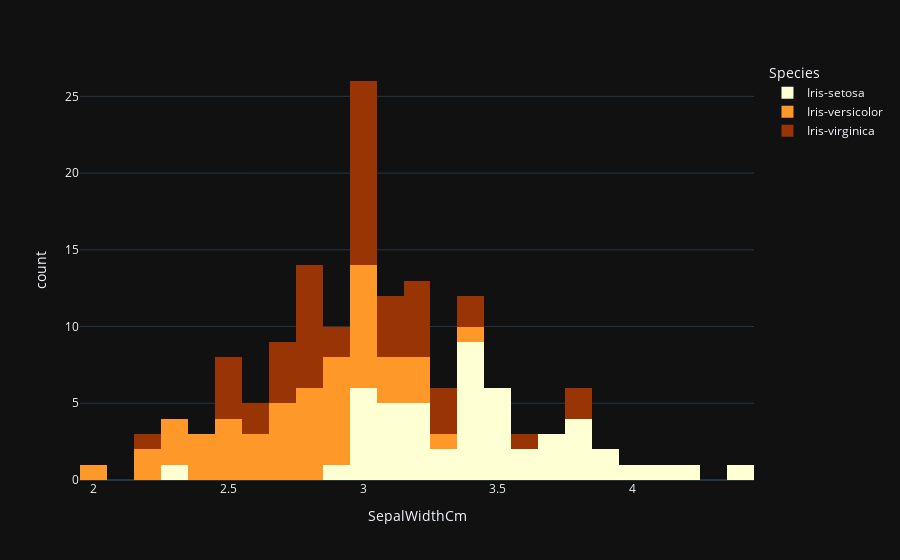

Here is the notebook cell this chart was saved with:
### Code cell
fig = px.histogram(data_frame=iris, x='SepalWidthCm',color='Species',color_discrete_sequence=['#ffffd4 ','#fe9929 ','#993404 '], template='plotly_dark',nbins=30)
fig.show()

### Figure 1 — Plotly figure (JSON) as saved in the notebook; plotly's stock layout.template omitted (floating-point values rounded to 4 significant figures)
{"data": [{"alignmentgroup": "True", "bingroup": "x", "hovertemplate": "Species=Iris-setosa<br>SepalWidthCm=%{x}<br>count=%{y}<extra></extra>", "legendgroup": "Iris-setosa", "marker": {"color": "#ffffd4 ", "pattern": {"shape": ""}}, "name": "Iris-setosa", "nbinsx": 30, "offsetgroup": "Iris-setosa", "orientation": "v", "showlegend": true, "type": "histogram", "x": [3.5, 3, 3.2, 3.1, 3.6, 3.9, 3.4, 3.4, 2.9, 3.1, 3.7, 3.4, 3, 3, 4, 4.4, 3.9, 3.5, 3.8, 3.8, 3.4, 3.7, 3.6, 3.3, 3.4, 3, 3.4, 3.5, 3.4, 3.2, 3.1, 3.4, 4.1, 4.2, 3.1, 3.2, 3.5, 3.1, 3, 3.4, 3.5, 2.3, 3.2, 3.5, 3.8, 3, 3.8, 3.2, 3.7, 3.3], "xaxis": "x", "yaxis": "y"}, {"alignmentgroup": "True", "bingroup": "x", "hovertemplate": "Species=Iris-versicolor<br>SepalWidthCm=%{x}<br>count=%{y}<extra></extra>", "legendgroup": "Iris-versicolor", "marker": {"color": "#fe9929 ", "pattern": {"shape": ""}}, "name": "Iris-versicolor", "nbinsx": 30, "offsetgroup": "Iris-versicolor", "orientation": "v", "showlegend": true, "type": "histogram", "x": [3.2, 3.2, 3.1, 2.3, 2.8, 2.8, 3.3, 2.4, 2.9, 2.7, 2, 3, 2.2, 2.9, 2.9, 3.1, 3, 2.7, 2.2, 2.5, 3.2, 2.8, 2.5, 2.8, 2.9, 3, 2.8, 3, 2.9, 2.6, 2.4, 2.4, 2.7, 2.7, 3, 3.4, 3.1, 2.3, 3, 2.5, 2.6, 3, 2.6, 2.3, 2.7, 3, 2.9, 2.9, 2.5, 2.8], "xaxis": "x", "yaxis": "y"}, {"alignmentgroup": "True", "bingroup": "x", "hovertemplate": "Species=Iris-virginica<br>SepalWidthCm=%{x}<br>count=%{y}<extra></extra>", "legendgroup": "Iris-virginica", "marker": {"color": "#993404 ", "pattern": {"shape": ""}}, "name": "Iris-virginica", "nbinsx": 30, "offsetgroup": "Iris-virginica", "orientation": "v", "showlegend": true, "type": "histogram", "x": [3.3, 2.7, 3, 2.9, 3, 3, 2.5, 2.9, 2.5, 3.6, 3.2, 2.7, 3, 2.5, 2.8, 3.2, 3, 3.8, 2.6, 2.2, 3.2, 2.8, 2.8, 2.7, 3.3, 3.2, 2.8, 3, 2.8, 3, 2.8, 3.8, 2.8, 2.8, 2.6, 3, 3.4, 3.1, 3, 3.1, 3.1, 3.1, 2.7, 3.2, 3.3, 3, 2.5, 3, 3.4, 3], "xaxis": "x", "yaxis": "y"}], "layout": {"barmode": "relative", "legend": {"title": {"text": "Species"}, "tracegroupgap": 0}, "margin": {"t": 60}, "xaxis": {"anchor": "y", "domain": [0, 1], "title": {"text": "SepalWidthCm"}}, "yaxis": {"anchor": "x", "domain": [0, 1], "title": {"text": "count"}}}}
